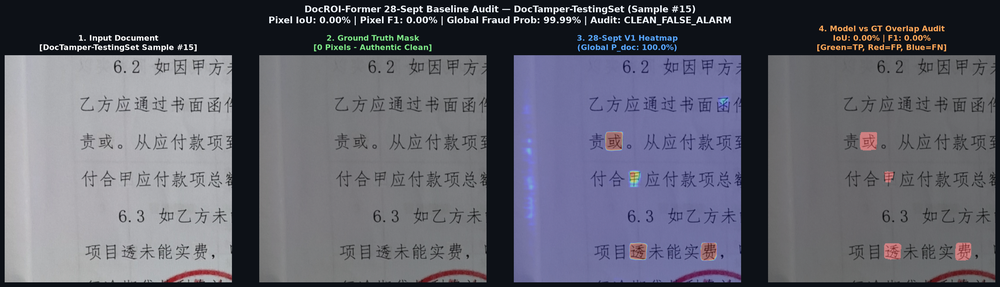
#> input picture 14oct/doctamper_testingset_authentic_clean.png, 1000 x 287 px, shrunk from 3005 x 863 before the run
$ python -i entity_tokenizer.py   (imports and definitions only)
#> lines starting #> are read from the running program, lines starting #| are printed output that depends on the picture; after the words box and inside, x2 and y2 are one past the last pixel; in counts of white or black regions, pixels touching at a corner belong together
"""
DocROI-Former: Automated Heuristic Entity Tokenizer
===================================================
Extracts high-value semantic entity masks (Text, Photo, QR, Seal) from document
images in real-time (< 1 ms per sample) using local adaptive thresholding,
edge gradients, and morphological dilation.

Eliminates the need for manual bounding-box annotations across 200,000+ images.

Design Pattern: Feature Preprocessor / Tokenizer (SOLID: Single Responsibility)
"""

import cv2
import numpy as np
import torch


class OtsuEntityTokenizer:
    """
    Real-Time Heuristic Entity Mask Generator.
    Segments character strokes, photo boxes, and stamps from blank background paper.
    """

    def __init__(self, kernel_size: int = 3, dilation_iterations: int = 2):
        self.kernel = cv2.getStructuringElement(cv2.MORPH_RECT, (kernel_size, kernel_size))
        self.dilation_iterations = dilation_iterations

    def extract_entity_mask(self, image_np: np.ndarray) -> np.ndarray:
        """
        Extracts binary entity mask from a uint8 RGB or BGR image [H, W, 3].
        Returns:
            np.ndarray: Binary mask [H, W] in {0.0, 1.0} where:
                        1.0 = Legal Entity (Text, Photo, QR, Stamp),
                        0.0 = Background Paper Substrate.
        """
        # Convert to grayscale
        if image_np.ndim == 3:
            gray = cv2.cvtColor(image_np, cv2.COLOR_RGB2GRAY)
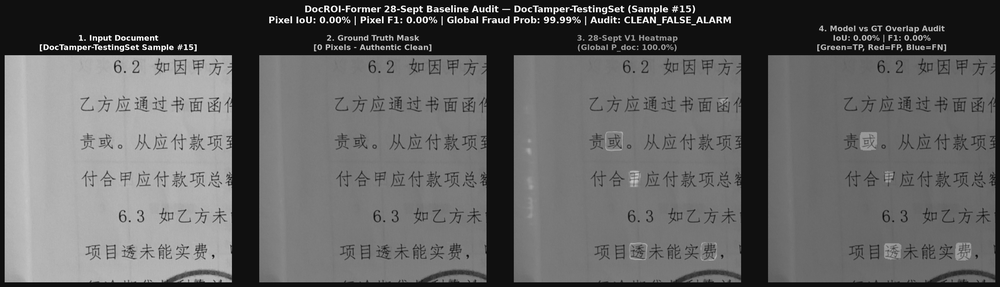
#> gray: shape (287, 1000); min 0, max 255, mean 99.6
        else:
            gray = image_np

        # Local adaptive thresholding (Otsu inverted)
        # Text and dark lines become white (255), white paper becomes black (0)
        _, thresh = cv2.threshold(gray, 0, 255, cv2.THRESH_BINARY_INV + cv2.THRESH_OTSU)
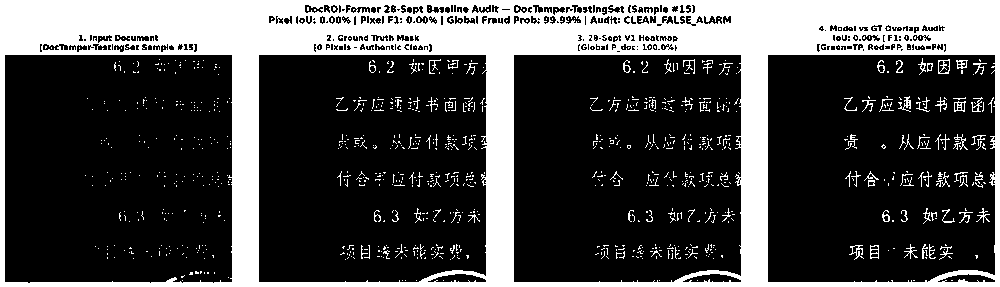
#> thresh: shape (287, 1000); 28.6% white; 1023 white regions (937 under 20 px), largest, box (x1, y1, x2, y2) and area: (0, 0, 1000, 287) 75738, (898, 96, 911, 112) 83, (938, 59, 950, 74) 81

        # Morphological dilation to connect character strokes into field tokens
        dilated = cv2.dilate(thresh, self.kernel, iterations=self.dilation_iterations)
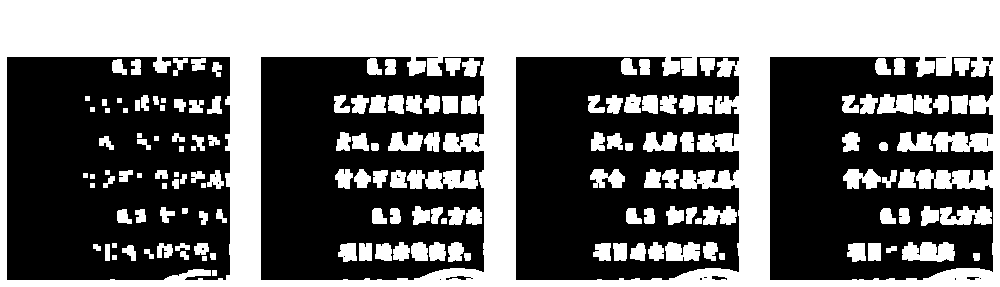
#> dilated: shape (287, 1000); 44% white; 155 white regions, largest, box (x1, y1, x2, y2) and area: (0, 0, 1000, 287) 98190, (407, 170, 478, 189) 1046, (902, 242, 955, 262) 850

        # Detect photo boxes / rectangular blocks using morphological closing
        close_kernel = cv2.getStructuringElement(cv2.MORPH_RECT, (7, 7))
        closed = cv2.morphologyEx(thresh, cv2.MORPH_CLOSE, close_kernel)
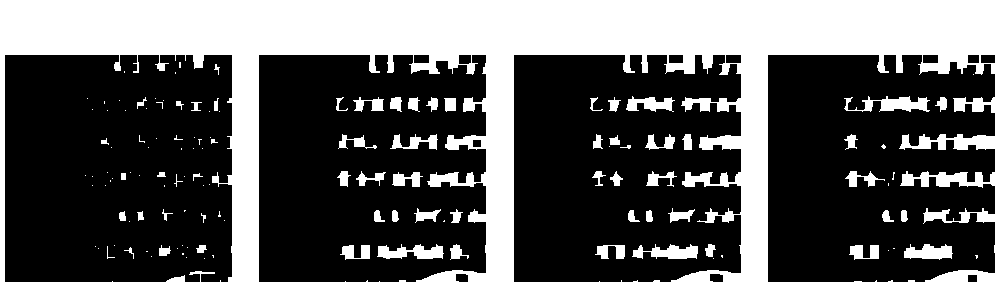
#> closed: shape (287, 1000); 35.3% white; 129 white regions (66 under 20 px), largest, box (x1, y1, x2, y2) and area: (0, 0, 1000, 287) 91920, (844, 96, 930, 112) 722, (377, 244, 444, 259) 640

        # Combine text strokes and photo boxes
        combined = cv2.bitwise_or(dilated, closed)
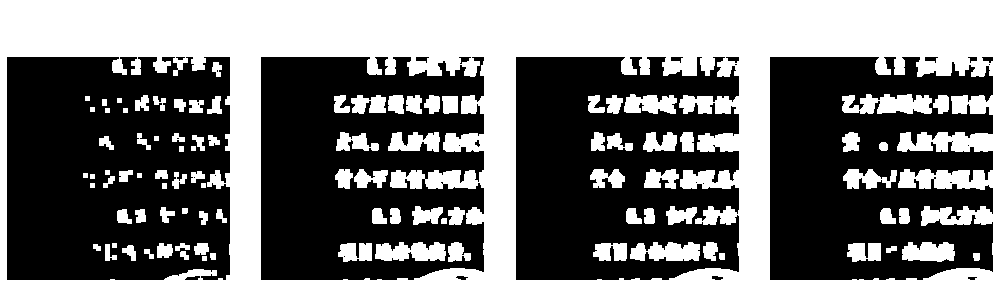
#> combined: shape (287, 1000); 44.3% white; 95 white regions, largest, box (x1, y1, x2, y2) and area: (0, 0, 1000, 287) 106346, (842, 94, 932, 114) 1362, (375, 242, 446, 261) 1070

        # Normalize to float32 in {0.0, 1.0}
        entity_mask = (combined > 127).astype(np.float32)
        return entity_mask

    def __call__(self, image_tensor: torch.Tensor) -> torch.Tensor:
        """
        Convenience wrapper for PyTorch tensors of shape [3, H, W] in [0, 1] or ImageNet normalized.
        Safely un-normalizes ImageNet tensors to prevent stroke clipping in dark text.
        """
        if image_tensor.min() < -0.05:
            # Detect ImageNet normalization and un-normalize cleanly
            mean = torch.tensor([0.485, 0.456, 0.406], device=image_tensor.device).view(3, 1, 1)
            std = torch.tensor([0.229, 0.224, 0.225], device=image_tensor.device).view(3, 1, 1)
            t = (image_tensor * std + mean).clamp(0.0, 1.0)
        else:
            t = image_tensor.clamp(0.0, 1.0)

        img_np = (t.permute(1, 2, 0).detach().cpu().numpy() * 255.0).astype(np.uint8)
        mask_np = self.extract_entity_mask(img_np)
        return torch.from_numpy(mask_np).unsqueeze(0).to(image_tensor.device)

>>> import cv2
>>> picture = cv2.cvtColor(cv2.imread('../../14oct/doctamper_testingset_authentic_clean.png'), cv2.COLOR_BGR2RGB)
>>> result = OtsuEntityTokenizer().extract_entity_mask(picture)

$ run again, on 14oct/doctamper_scd_authentic_clean.png
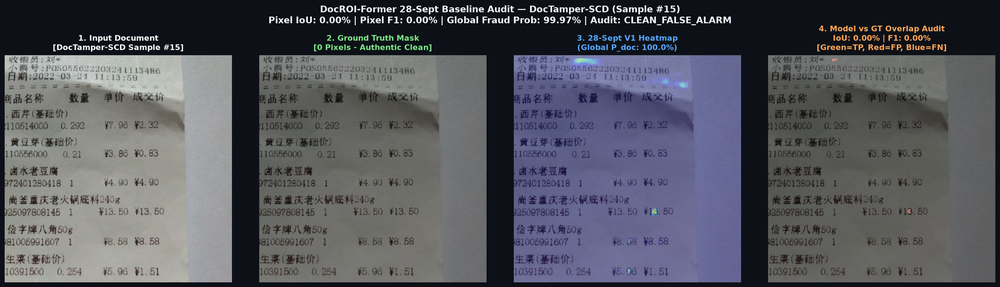
#> input picture 14oct/doctamper_scd_authentic_clean.png, 1000 x 287 px, shrunk from 3005 x 863 before the run
#> in extract_entity_mask, `_, thresh = cv2.threshold(gray, 0, 255, cv2.THRESH_BINARY_INV + cv2.TH..`:
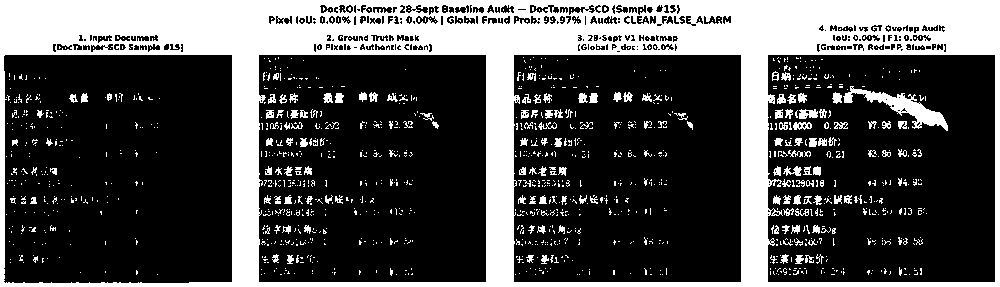
#> thresh: shape (287, 1000); 30.3% white; 1298 white regions (1141 under 20 px), largest, box (x1, y1, x2, y2) and area: (0, 0, 1000, 287) 74645, (843, 86, 948, 131) 1317, (799, 109, 818, 119) 140
#> dilated: shape (287, 1000); 48.4% white; 193 white regions, largest, box (x1, y1, x2, y2) and area: (0, 0, 1000, 287) 115940, (825, 82, 950, 133) 2751, (278, 253, 320, 277) 509
#> closed: shape (287, 1000); 38.8% white; 157 white regions (93 under 20 px), largest, box (x1, y1, x2, y2) and area: (0, 0, 1000, 287) 103262, (832, 84, 948, 131) 1901, (578, 86, 599, 103) 211
#> in extract_entity_mask, `combined = cv2.bitwise_or(dilated, closed)`:
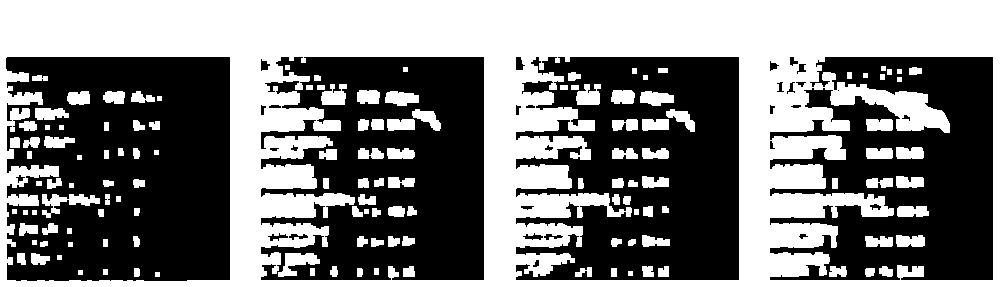
#> combined: shape (287, 1000); 48.8% white; 136 white regions, largest, box (x1, y1, x2, y2) and area: (0, 0, 1000, 287) 123198, (42, 194, 100, 218) 572, (278, 253, 320, 277) 513
